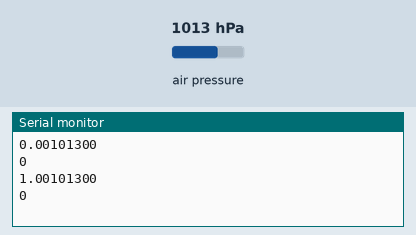
Bench run of a sketch on a simulated Arduino Uno, built with avr-gcc and run on an emulated ATmega328P. Shown: the last lines printed to the serial monitor. The test bench sets the inputs (shaded band); at power-on: air pressure 1013 hPa.

Above: at 1.8 s.
1.9 s: air pressure set to 952 hPa
At 2.8 s:
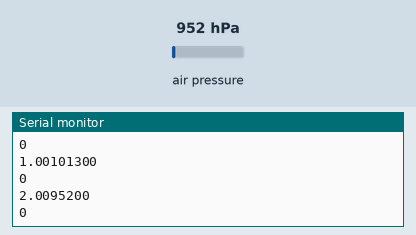
3.4 s: air pressure set to 975 hPa
At 4.8 s:
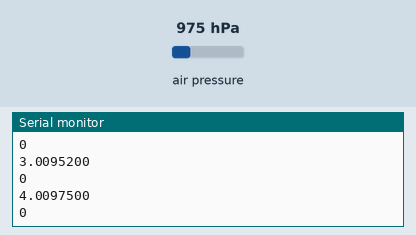
Timing chart, 0 to 6.4 s (numbered marks = the images above; inputs shaded):
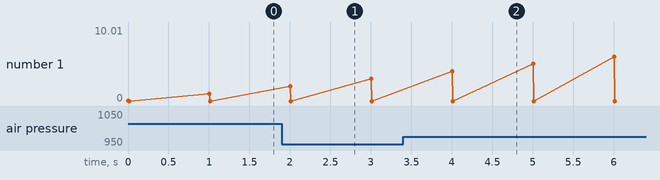

Measured:
- after the input at 1.9 s, the serial monitor: prints a new line after 0.10 s (image 1)
- after the input at 3.4 s, the serial monitor: prints a new line after 0.60 s (image 2)

The sketch:

sketch_may18a.ino
```cpp
#include <Wire.h>
#include <Adafruit_BMP085.h>

Adafruit_BMP085 bmp;
int32_t prev = 0, cur;
double DELTA_T = 1, time = 0.0;

void setup() {
  Serial.begin(9600);
  if (!bmp.begin()) {
    Serial.println("No sensor");
  }
}

void loop() {
  Serial.print(time);
  Serial.println(bmp.readPressure());
  Serial.print(cur-prev);
  prev = cur;
  time += DELTA_T;

  Serial.println();
  delay(DELTA_T * 1000);
}
```
